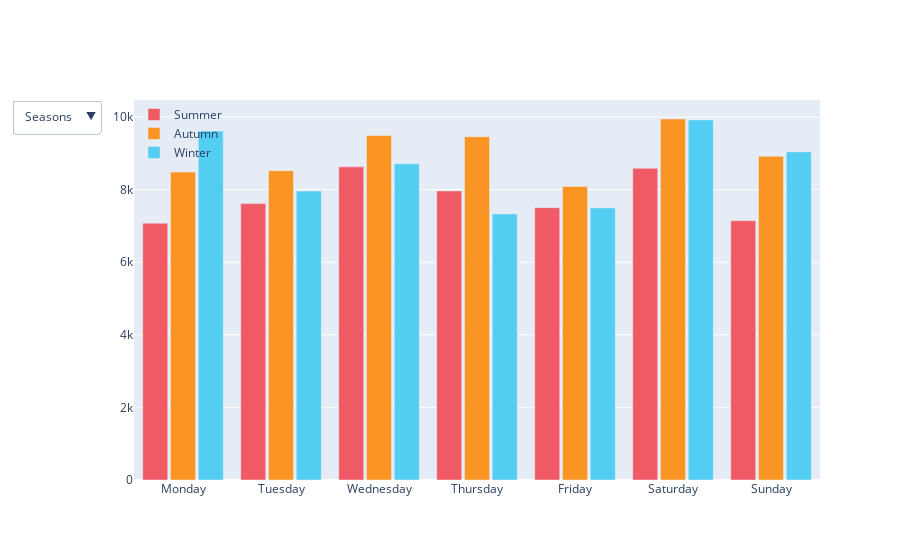

Write notebook code for a chart like this one.
### Markdown cell above
Now as an example, lets visualise Participant 8's average step count across the week for different seasons.

_please first click on the drop down menu to select the graph_

### Code cell
# Author: Emily
# Last Modified: 31/10/2022
# This is an interactive graph allows you to compares the seasons but also each season by it self. Able to analyse the trends separately
# THIS CODE BLOCK DOES NOT NEED TO BE CHANGED when switching participants!!! Just rerun this block!
# Initialize figure
fig = go.Figure()

# Add Traces which are basically the layers for the graph, set colours to colours that are typically associated with each season
fig.add_trace(
    go.Bar(name='Summer', x=Sum["WeekDay"], y=Sum['Steps'],marker_color='rgb(240, 90, 101)'))

fig.add_trace(
    go.Bar(name='Autumn', x=Aut["WeekDay"], y=Aut['Steps'],marker_color='rgb(250, 148, 34)'))

fig.add_trace(
    go.Bar(name='Winter', x=Win["WeekDay"], y=Win['Steps'],marker_color='rgb(83, 205, 241)'))

# put the traces together with a drop down menu, along with title, x-axis label, y-axis label
fig.update_layout(
    updatemenus=[
        dict(
            active=0,
            buttons=list([
                dict(label="Seasons",
                     method="update",
                     args=[{"visible": [True, True, True]},
                           {"title": "Average step count of days of the week over in different seasons",
                           'xaxis': {'title': 'Day of the Week'},
                          'yaxis': {'title': 'Average Step Count'}}]),
                dict(label="Summer",
                     method="update",
                     args=[{"visible": [True, False, False]},
                           {"title": "Average step count of days of the week over in Summer",
                           'xaxis': {'title': 'Day of the Week'},
                          'yaxis': {'title': 'Average Step Count'}}]),
                dict(label="Autumn",
                     method="update",
                     args=[{"visible": [False, True, False]},
                           {"title": "Average step count of days of the week over in Autumn",
                           'xaxis': {'title': 'Day of the Week'},
                          'yaxis': {'title': 'Average Step Count'}}]),
                dict(label="Winter",
                     method="update",
                     args=[{"visible": [False,False, True]},
                           {"title": "Average step count of days of the week over in Winter",
                           'xaxis': {'title': 'Day of the Week'},
                          'yaxis': {'title': 'Average Step Count'}}])
                
                
            ]),
        )
    ])

# Update the positioning of title and gap between bars.
fig.update_layout(
    title_x=0.5,
    
        legend=dict(
            x=0,
            y=1.0,
            bgcolor='rgba(255, 255, 255, 0)',
            bordercolor='rgba(255, 255, 255, 0)'
        ),
        barmode='group',
        bargap=0.15, # gap between bars of adjacent location coordinates.
        bargroupgap=0.1 # gap between bars of the same location coordinate.
    )

### Figure 1 — Plotly figure (JSON) as saved in the notebook; plotly's stock layout.template omitted (floating-point values rounded to 4 significant figures)
{"data": [{"marker": {"color": "rgb(240, 90, 101)"}, "name": "Summer", "type": "bar", "x": ["Monday", "Tuesday", "Wednesday", "Thursday", "Friday", "Saturday", "Sunday"], "y": [7076.0, 7613.0, 8626.0, 7964.0, 7503.0, 8585.0, 7144.0]}, {"marker": {"color": "rgb(250, 148, 34)"}, "name": "Autumn", "type": "bar", "x": ["Monday", "Tuesday", "Wednesday", "Thursday", "Friday", "Saturday", "Sunday"], "y": [8482.0, 8519.0, 9492.0, 9458.0, 8086.0, 9944.0, 8916.0]}, {"marker": {"color": "rgb(83, 205, 241)"}, "name": "Winter", "type": "bar", "x": ["Monday", "Tuesday", "Wednesday", "Thursday", "Friday", "Saturday", "Sunday"], "y": [9612.0, 7959.0, 8712.0, 7329.0, 7495.0, 9919.0, 9037.0]}], "layout": {"bargap": 0.15, "bargroupgap": 0.1, "barmode": "group", "legend": {"bgcolor": "rgba(255, 255, 255, 0)", "bordercolor": "rgba(255, 255, 255, 0)", "x": 0, "y": 1}, "title": {"x": 0.5}, "updatemenus": [{"active": 0, "buttons": [{"args": [{"visible": [true, true, true]}, {"title": "Average step count of days of the week over in different seasons", "xaxis": {"title": "Day of the Week"}, "yaxis": {"title": "Average Step Count"}}], "label": "Seasons", "method": "update"}, {"args": [{"visible": [true, false, false]}, {"title": "Average step count of days of the week over in Summer", "xaxis": {"title": "Day of the Week"}, "yaxis": {"title": "Average Step Count"}}], "label": "Summer", "method": "update"}, {"args": [{"visible": [false, true, false]}, {"title": "Average step count of days of the week over in Autumn", "xaxis": {"title": "Day of the Week"}, "yaxis": {"title": "Average Step Count"}}], "label": "Autumn", "method": "update"}, {"args": [{"visible": [false, false, true]}, {"title": "Average step count of days of the week over in Winter", "xaxis": {"title": "Day of the Week"}, "yaxis": {"title": "Average Step Count"}}], "label": "Winter", "method": "update"}]}]}}
